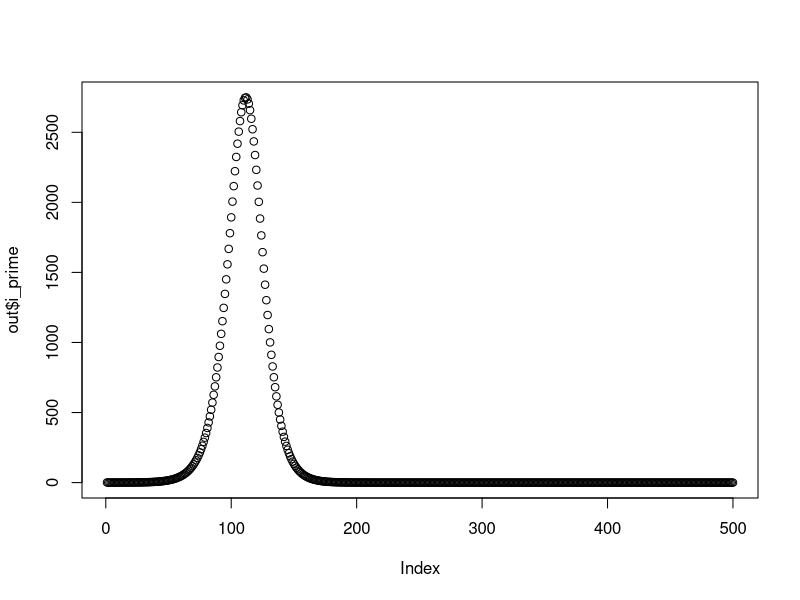
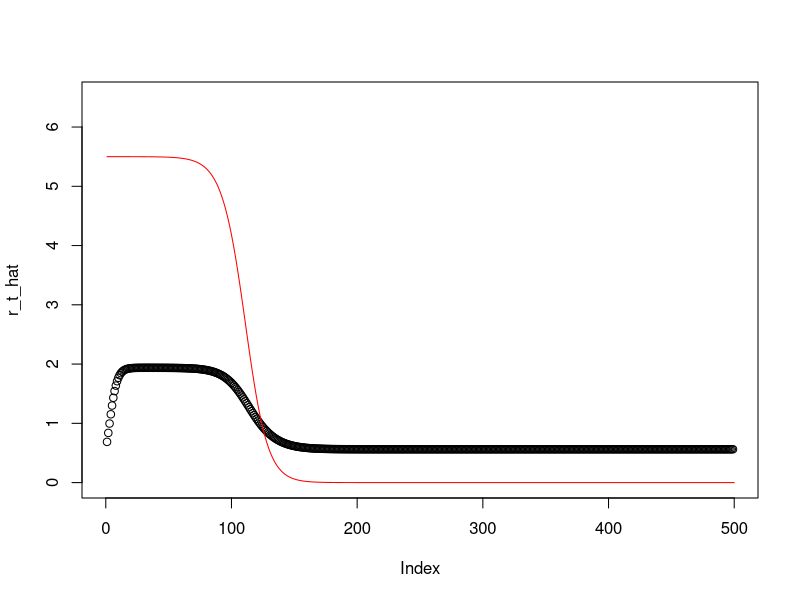

The R script that drew these images, in order:
## deterministic

parameters <- c(beta=1.1,gamma=.2)
simulate_discrete <- function(t,parameters){
  delta_t <- 1e-6
  i_prime <- c(1)
  s <- c(100000)
  i <- c(1)
  for (t_ in 2:t){
     i_prime <- c(i_prime,parameters[1]*s[t_-1]*i[t_-1]*delta_t)
     s <- c(s,s[t_-1] - i_prime[t_])
     i <- c(i,i[t_-1] + i_prime[t_] + parameters[2]*i[t_-1]*delta_t)
     
  }
  ret_df <- data.frame(i_prime=i_prime,s=s)
  return (ret_df)
} 



cori_estimator <- function(I_prime,parameters){
  r_t <-c()
  for (t in 2:length(I_prime)){
    p_sum <-0 
    for (i in 1:(t-1)){
      p_sum <-p_sum + I_prime[t-i]*parameters[2]*(1-parameters[2])**(i)
    }
    r_t <- c(r_t,I_prime[t]/p_sum)
  }
  return (r_t)
}

out <- simulate_discrete(500,parameters)
plot(out$i_prime)
r_t_hat <- cori_estimator(out$i_prime,parameters)
plot(r_t_hat,ylim=c(0,parameters[1]/parameters[2]+1))
lines(parameters[1]/parameters[2]*out$s/out$s[1],col='red')
